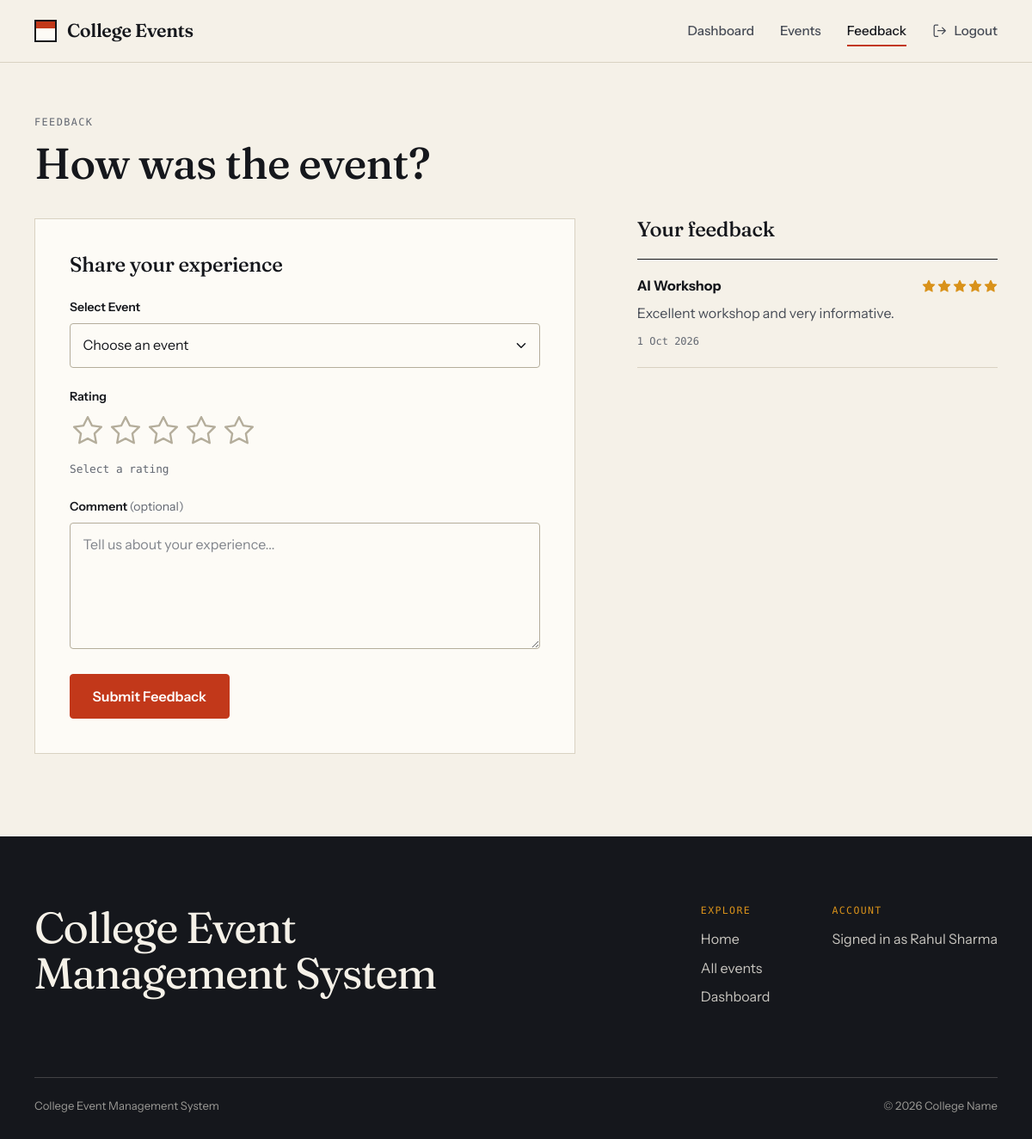
Page /feedback (signed in) on the committed database.
### tables this page shows
CREATE TABLE feedback (
    id INTEGER PRIMARY KEY AUTOINCREMENT,
    user_id INTEGER NOT NULL,
    event_id INTEGER NOT NULL,
    rating INTEGER NOT NULL,
    comment TEXT,
    created_at TIMESTAMP DEFAULT CURRENT_TIMESTAMP,
    FOREIGN KEY(user_id) REFERENCES users(id),
    FOREIGN KEY(event_id) REFERENCES events(id)
);

CREATE TABLE events (
    id INTEGER PRIMARY KEY AUTOINCREMENT,
    title TEXT NOT NULL,
    description TEXT NOT NULL,
    date TEXT NOT NULL,
    time TEXT NOT NULL,
    venue TEXT NOT NULL,
    organizer TEXT NOT NULL,
    category TEXT NOT NULL,
    capacity INTEGER DEFAULT 100,
    image TEXT,
    created_at TIMESTAMP DEFAULT CURRENT_TIMESTAMP
, updated_at TIMESTAMP);

CREATE TABLE users (
    id INTEGER PRIMARY KEY AUTOINCREMENT,
    name TEXT NOT NULL,
    email TEXT UNIQUE NOT NULL,
    password TEXT NOT NULL,
    role TEXT DEFAULT 'student'
, created_at TIMESTAMP);

### app.py (the view)
@app.route("/feedback")
@login_required
def feedback():
    if g.user["role"] == "admin":
        return redirect(url_for("admin_feedback"))
    user_id = session["user_id"]
    registered = query(
        """SELECT e.id, e.title, e.date,
                  EXISTS(SELECT 1 FROM feedback f
                         WHERE f.user_id = r.user_id AND f.event_id = e.id) AS reviewed
           FROM registrations r JOIN events e ON e.id = r.event_id
           WHERE r.user_id = ? ORDER BY e.date DESC""", (user_id,))
    mine = query(
        """SELECT f.rating, f.comment, f.created_at, e.title
           FROM feedback f JOIN events e ON e.id = f.event_id
           WHERE f.user_id = ? ORDER BY f.created_at DESC, f.id DESC""", (user_id,))
    return render_template("feedback.html", registered=registered, mine=mine,
                           selected=request.args.get("event", type=int))

### app.py (called while the page is built)
def get_db_connection():
    conn = sqlite3.connect(DATABASE)
    conn.row_factory = sqlite3.Row
    conn.execute("PRAGMA foreign_keys = ON")
    return conn

def query(sql, params=(), one=False):
    conn = get_db_connection()
    try:
        rows = conn.execute(sql, params).fetchall()
    finally:
        conn.close()
    if one:
        return rows[0] if rows else None
    return rows

def _parse_date(value):
    try:
        return datetime.strptime(str(value)[:10], "%Y-%m-%d")
    except ValueError:
        return None

@app.template_filter("fdate")
def format_date(value):
    if not value:
        return "\u2014"
    parsed = _parse_date(value)
    return f"{parsed.day} {parsed.strftime('%b %Y')}" if parsed else value

@app.template_global()
def icon(name):
    return Markup(f'<svg class="icon" aria-hidden="true" focusable="false">'
                  f'<use href="#i-{name}"></use></svg>')

@app.template_global()
def csrf_token():
    if "_csrf" not in session:
        session["_csrf"] = secrets.token_hex(16)
    return session["_csrf"]

@app.context_processor
def inject_globals():
    return {"current_user": g.get("user"), "categories": CATEGORIES,
            "current_year": date.today().year}

@app.before_request
def load_current_user():
    g.user = None
    if request.endpoint == "static":
        return
    user_id = session.get("user_id")
    if user_id is None:
        return
    row = None
    if isinstance(user_id, int):
        row = query("SELECT id, name, role FROM users WHERE id = ?", (user_id,), one=True)
    if row is None:  # stale or forged session
        session.clear()
        return
    role = row["role"] if row["role"] in ROLES else "student"
    g.user = {"id": row["id"], "name": row["name"], "role": role}

@app.before_request
def check_csrf_token():
    if request.method in ("POST", "PUT", "PATCH", "DELETE"):
        sent = request.form.get("csrf_token", "") or request.headers.get("X-CSRFToken", "")
        expected = session.get("_csrf", "")
        if not expected or not secrets.compare_digest(sent.encode(), expected.encode()):
            abort(400)

def login_required(view):
    @wraps(view)
    def wrapped(*args, **kwargs):
        if g.user is None:
            flash("Please login first.", "warning")
            next_page = request.full_path.rstrip("?") if request.method == "GET" else None
            return redirect(url_for("login", next=next_page))
        return view(*args, **kwargs)
    return wrapped

### templates/feedback.html (shortened to what this page needs)
{% extends "base.html" %}
{% from "_macros.html" import stars with context %}
{% block content %}
<section class="page-head">
  <div class="container page-head__inner">
    <div>
      <p class="eyebrow">Feedback</p>
      <h1>How was the event?</h1>
    </div>
  </div>
</section>
<div class="container feedback-layout">
  <section class="form-card" aria-labelledby="fb-form-title">
    <h2 class="block__title" id="fb-form-title">Share your experience</h2>
    {% if registered %}
      <form id="feedback-form" method="post" action="{{ url_for('submit_feedback') }}" data-validate novalidate>
        <div class="field">
          <label for="event_id">Select Event</label>
          <select id="event_id" name="event_id" required data-label="Event" aria-describedby="event_id-error">
            <option value="" disabled {{ 'selected' if not selected }}>Choose an event</option>
          </select>
        </div>
        <fieldset class="field rating" id="rating-field" data-rating>
          <legend>Rating</legend>
          <div class="rating__stars">
            {% for n in [5, 4, 3, 2, 1] %}
              <label for="rating-{{ n }}" title="{{ n }} star{{ '' if n == 1 else 's' }}">
                <svg class="icon" aria-hidden="true" focusable="false"><use href="#i-star"></use></svg>
              </label>
            {% endfor %}
          </div>
          <p class="rating__text" id="rating-text" aria-live="polite">Select a rating</p>
        </fieldset>
        <div class="field">
          <label for="comment">Comment <span class="optional">(optional)</span></label>
          <textarea id="comment" name="comment" rows="5" maxlength="500" placeholder="Tell us about your experience..."></textarea>
        </div>
        <button class="btn btn--primary btn--lg" id="feedback-submit" type="submit">Submit Feedback</button>
      </form>
    {% else %}
      <div class="empty empty--flat">
        <h3>No events to review yet</h3>
        <p>Once you register for an event, you can leave your feedback here.</p>
        <a class="btn btn--primary" href="{{ url_for('events') }}">Browse events</a>
      </div>
    {% endif %}
  </section>
  <section class="feedback-history" aria-labelledby="fb-history-title">
    <h2 class="block__title" id="fb-history-title">Your feedback</h2>
    {% if mine %}
      <ul class="review-list">
        {% for f in mine %}
          <li class="review">
            <div class="review__top">
              <strong>{{ f.title }}</strong>
              {{ stars(f.rating) }}
            </div>
            {% if f.comment %}<p>{{ f.comment }}</p>{% endif %}
            <small>{{ f.created_at|fdate }}</small>
          </li>
        {% endfor %}
      </ul>
    {% else %}
      <p class="muted">You haven't submitted any feedback yet.</p>
    {% endif %}
  </section>
</div>
{% endblock %}

### templates/base.html (shortened to what this page needs)
<!DOCTYPE html>
<html lang="en">
<head>
  <link rel="stylesheet" href="{{ url_for('static', filename='css/style.css') }}">
</head>
<body class="{% block body_class %}{% endblock %}">
  {% set endpoint = request.endpoint %}
  <header class="site-header">
    <div class="container site-header__inner">
      <a class="brand" href="{{ url_for('index') }}" aria-label="College Events, home">
        <span class="brand__mark" aria-hidden="true"></span>
        <span class="brand__name">College Events</span>
      </a>
      <nav class="site-nav" id="site-nav" aria-label="Primary">
        <ul class="site-nav__list">
          {% if not current_user %}
            <li><a href="{{ url_for('index') }}" {% if endpoint == 'index' %}aria-current="page"{% endif %}>Home</a></li>
            <li><a href="{{ url_for('events') }}" {% if endpoint in ('events', 'event_detail') %}aria-current="page"{% endif %}>Events</a></li>
            <li><a href="{{ url_for('login') }}" {% if endpoint == 'login' %}aria-current="page"{% endif %}>Login</a></li>
            <li><a class="btn btn--dark btn--sm" id="nav-register" href="{{ url_for('register') }}">Register</a></li>
          {% else %}
            <li><a href="{{ url_for('dashboard') }}" {% if endpoint == 'dashboard' %}aria-current="page"{% endif %}>Dashboard</a></li>
            <li><a href="{{ url_for('events') }}" {% if endpoint in ('events', 'event_detail') %}aria-current="page"{% endif %}>Events</a></li>
            <li><a href="{{ url_for('feedback') }}" {% if endpoint == 'feedback' %}aria-current="page"{% endif %}>Feedback</a></li>
            <li>
              <form method="post" action="{{ url_for('logout') }}">
                <button class="nav-logout" id="nav-logout" type="submit">{{ icon('logout') }}<span>Logout</span></button>
              </form>
            </li>
          {% endif %}
        </ul>
      </nav>
    </div>
  </header>
  <main id="main" tabindex="-1">
    {% block content %}{% endblock %}
  </main>
  <footer class="site-footer">
    <div class="container">
      <div class="site-footer__top">
        <p class="site-footer__title">College Event<br>Management System</p>
        <div class="site-footer__cols">
          <div>
            <h2 class="site-footer__heading">Explore</h2>
            <ul>
              <li><a href="{{ url_for('index') }}">Home</a></li>
              <li><a href="{{ url_for('events') }}">All events</a></li>
              {% if current_user %}
                <li><a href="{{ url_for('dashboard') }}">Dashboard</a></li>
              {% endif %}
            </ul>
          </div>
          <div>
            <h2 class="site-footer__heading">Account</h2>
            <ul>
              {% if current_user %}
                <li><a href="{{ url_for('dashboard') }}">Signed in as {{ current_user.name }}</a></li>
              {% else %}
                <li><a href="{{ url_for('login') }}">Login</a></li>
                <li><a href="{{ url_for('register') }}">Create account</a></li>
              {% endif %}
            </ul>
          </div>
        </div>
      </div>
      <p class="site-footer__legal">
        <span>College Event Management System</span>
        <span>&copy; {{ current_year }} College Name</span>
      </p>
    </div>
  </footer>
</body>
</html>

### templates/_macros.html (shortened to what this page needs)
{% macro stars(value) %}
  <span class="stars" role="img" aria-label="{{ value }} out of 5 stars">
    {% for i in range(1, 6) %}
      <svg class="icon stars__star{{ ' is-on' if i <= value else '' }}" aria-hidden="true" focusable="false"><use href="#i-star"></use></svg>
    {% endfor %}
  </span>
{% endmacro %}

### rows in the picture
feedback: title "AI Workshop", comment "Excellent workshop and very informative.", created_at|fdate "1 Oct 2026"
users: name "Rahul Sharma"
